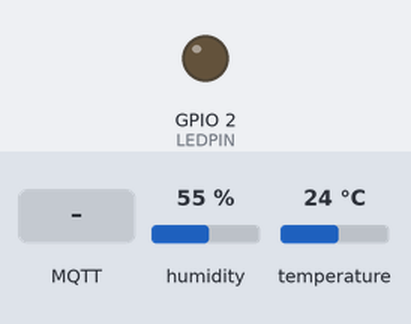
The sketch below on a simulated ESP32. Parts: output pins drawn as LEDs (lit = HIGH). The inputs (shaded band) are chosen by the test bench; at power-on: humidity 55 %, temperature 24 °C. WiFi joins after 1.5 s; servers stay silent unless stated; no MQTT or app messages arrive unless stated; what the sketch prints to the serial monitor is not drawn.

Above: at 2.7 s.
2.8 s: MQTT message "ON" arrives on the first subscribed topic
At 4.3 s:
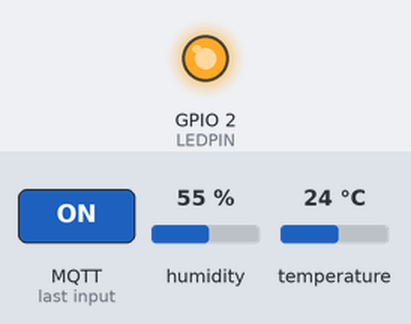
5.1 s: MQTT message "1" arrives on the first subscribed topic
At 6.8 s:
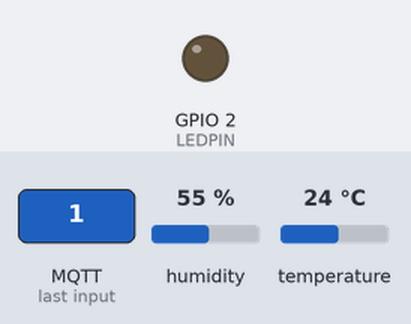
Timing chart, 0 to 8.3 s (numbered marks = the images above; inputs shaded):
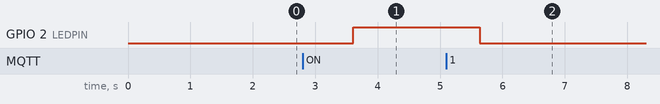

The sketch:

sketch_nov6a_test_pubsubclient.ino
```cpp
#include <WiFi.h>
#include <PubSubClient.h>
#include "ArduinoJson.h"
#include "DHT.h"

#define DHTPIN 4
#define DHTTYPE DHT11
#define LEDPIN 2


DHT dht(DHTPIN, DHTTYPE); // initialize dht object from DHT class

const char* ssid = "WiFi_ID";
const char* password = "WiFi_PSSWD";

// Add your MQTT Broker IP address, example:
//const char* mqtt_server = "192.168.1.144";
const char* mqtt_server = "192.168.1.XXX";

WiFiClient espClient;
PubSubClient client(espClient);
//Create ArduinoJson object
JsonDocument doc;

long lastMsg = 0;
char msg[50];
int value = 0;

void setup() {
  // put your setup code here, to run once:
  pinMode(LEDPIN, OUTPUT);
  Serial.begin(115200);
  dht.begin(); // initialize the dht sensor
  setup_wifi();
  client.setServer(mqtt_server, 1883);
  client.setCallback(callback);
}

void loop() {
  float h = dht.readHumidity();
  float t = dht.readTemperature();
  float f = dht.readTemperature(true); // for Farenheit unit measure
  nanValues(h,t,f);
  float hif = dht.computeHeatIndex(f, h);
  float hic = dht.computeHeatIndex(t, h, false);
  // create the JSON file
  doc["sensorName"] = "DHT11";
  doc["temp"] = t;
  doc["hum"] = h;
  char buffer[256];
  serializeJson(doc, buffer);


  if (!client.connected()) {
    reconnect();
    // reconnect_DHT11();
  }
  client.loop();

  client.publish("livingroom/dht11sensor",  buffer);
  delay(2000);
}


void callback(char* topic, byte* message, unsigned int length) {
  Serial.print("Message arrived on topic: ");
  Serial.print(topic);
  Serial.print(". Message: ");
  String messageTemp;

  for (int i = 0; i < length; i++) {
    Serial.print((char)message[i]);
    messageTemp += (char)message[i];
  }
  Serial.println();
  Serial.println(messageTemp);
  if (messageTemp == "ON"){
    Serial.println("Lamp is ON");
    digitalWrite(LEDPIN, HIGH);
  }
  else{
    Serial.println("Lamp is OFF");
    digitalWrite(LEDPIN, LOW);
  }
}

void setup_wifi() {
  delay(10);
  // We start by connecting to a WiFi network
  Serial.println();
  Serial.print("Connecting to ");
  Serial.println(ssid);

  WiFi.begin(ssid, password);

  while (WiFi.status() != WL_CONNECTED) {
    delay(500);
    Serial.print(".");
  }

  Serial.println("");
  Serial.println("WiFi connected");
  Serial.println("IP address: ");
  Serial.println(WiFi.localIP());
}

void reconnect() {
  // Loop until we're reconnected
  while (!client.connected()) {
    Serial.print("Attempting MQTT connection...");
    // Attempt to connect
    if (client.connect("ESP32_clientID", "mqtt-user", "mqtt-password")) {
      Serial.println("connected");
      // Subscribe
      client.subscribe("office/light/switch");
    } else {
      Serial.print("failed, rc=");
      Serial.print(client.state());
      Serial.println(" try again in 5 seconds");
      // Wait 5 seconds before retrying
      delay(5000);
    }
  }
}


void nanValues(float h, float t, float f){
  if (isnan(h) || isnan(t) || isnan(f)){
    Serial.println(F("Failed to tead from DHT sensor!"));
    return;
  }
}
```

Measured:
- after the input at 2.8 s, GPIO 2 (LEDPIN): LOW → HIGH after 0.81 s
- after the input at 5.1 s, GPIO 2 (LEDPIN): HIGH → LOW after 0.54 s
